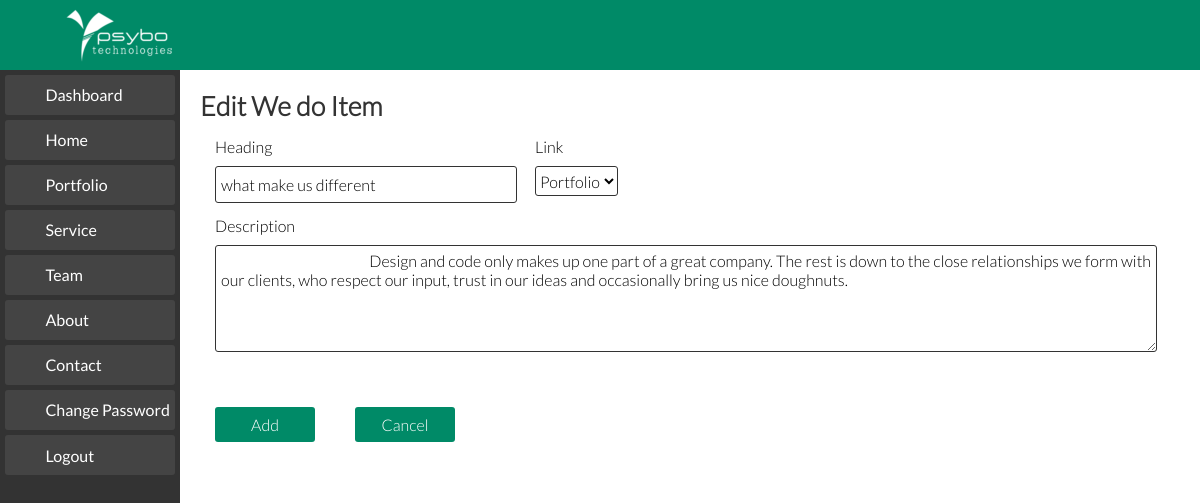
The app's page /editWedo.php?editid=82 (signed in) with its own data.
### tables this page shows
CREATE TABLE `subHeadings` (
  `id` int(11) NOT NULL AUTO_INCREMENT,
  `name` varchar(45) NOT NULL,
  `title` varchar(100) DEFAULT NULL,
  `description` varchar(500) DEFAULT NULL,
  `files_id` int(11) NOT NULL,
  `link` varchar(55) DEFAULT NULL,
  PRIMARY KEY (`id`),
  KEY `fk_service_files1_idx` (`files_id`),
  CONSTRAINT `fk_service_files1` FOREIGN KEY (`files_id`) REFERENCES `files` (`id`) ON DELETE NO ACTION ON UPDATE NO ACTION
);

### Database.php (called while the page is built, shortened)
<?php
class Database
{
	private $host='';
	private $user='';
	private $password='';
	private $database='';
	private $condb="";
	function __construct($host,$user,$password,$database)
	{
		$this->host=$host;
		$this->user=$user;
		$this->password=$password;
		$this->database=$database;
	}
	public function connect()
	{
		$this->condb = new mysqli($this->host,$this->user,$this->password,$this->database);
	}
	public function select($table,$fields,$where)
	{
		$fields=implode(',',$fields);
		$select="SELECT ";
		if ($fields==null)
		{
			$select.="* FROM ".$table;
		}
		else
		{
			$select.=$fields." FROM ".$table;
		}
		if($where != null)
		{
			$select.=" WHERE ".$where[0]." = ";
			if (is_string($where[1]))
				$select.="'".$where[1]."'";
			else
				$select.=$where[1];
		}
		$query=mysqli_query($this->condb,$select);
		$recset = array();
		while ($rec=mysqli_fetch_array($query))
			array_push($recset, $rec);
		return $recset;
	}
}
?>

### editWedo.php (the view, shortened to what this page needs)
<?php
	include_once 'Database.php';
	$objdb = new Database('localhost', 'root', 'asd', 'psybo-db');
	$wedoId = $_GET['editid'];
	$resultwedo = $objdb->select('subHeadings', array(), array('id', $wedoId) );
?>
<!DOCTYPE html>
<html lang="en">
<head>
	<link rel="stylesheet" href="css/normalize.css">
	<link rel="stylesheet" href="css/admin-style.css">
</head>
<body>
	<?php include 'dash.php'; ?>
	<section class="add-service">
		<form action="" method="POST" id="secondForm">
			<div class="first-content">
				<h3>Edit We do Item</h3>
				<div class="group">
					<label for="mainHead">Heading</label><br>
					<input id="mainHead" type="text" name="homeWedo" required value=<?php foreach ($resultwedo[0] as $key => $value) {
																							if ($key == 'title'  and is_string($key)) {
																								echo "\"".$value."\"";
																							}
																						}
																					?>>
				</div>
				<div class="group">
					<label for="wedoLink">Link</label><br>
					<select class="selection" id="wedoLink" name="wedoLink" >
						<option value="portfolio.php">Portfolio</option>
					</select>
				</div>
				<div class="group width-80">
					<label for="mainDescription">Description</label><br>
					<textarea name="homeWedoDescription" id="mainDescription" cols="30" rows="5" requierd>
						<?php foreach ($resultwedo[0] as $key => $value) {
								if ($key == 'description'  and is_string($key)) {
									echo $value;
								}
							}
						?>
					</textarea>
				</div>
			</div>
			<div class="group pad-left">
				<button id="btnAdd" name="btnAdd">Add</button>
			</div>
		</form>
		<div class="group">
			<form action="tabHome.php">
				<button id="btnCancel" name="btnCancel">Cancel</button>
			</form>
		</div>
	</section>
</body>
</html>

### css/admin-style.css (style rules this page uses)
body { padding-top: 70px; font-family: Lato-light; font-size: 16px; }
h3 { font-family: Lato-light; font-size: 20pt; margin: 10px 0; padding: 0; color: #333; }
section { padding-left: 15%; width: 85%; float: left; }
.add-service { width: 80%; padding-top: 10px; float: left; margin-bottom: 100px; }
.add-service label { float: left; }
.first-content { width: 100%; float: left; padding-left: 20px; margin-bottom: 15px; }
.group { float: left; width: 33.33%; box-sizing: border-box; padding: 5px 15px; }
.width-80 { width: 100%; }
.group input { width: 100%; height: 25px; padding: 5px; border: 1px solid #333; margin: 10px 0 0; float: left; background-color: #fff; border-radius: 3px; transition: border 0.4s ease ; }
.group textarea { width: 100%; padding: 5px; border: 1px solid #333; margin: 10px 0; float: left; background-color: #fff; border-radius: 3px; transition: border 0.4s ease ; }
.pad-left { padding: 5px 0px 0 20px; width: unset; }
.add-service button, .change-pwrd button { width: 100px; height: 35px; padding: 5px; color: #fff; border: 0; margin: 20px 10px 0 15px; background-color: #008a67; border-radius: 3px; -webkit-transition: background-color 0.3s ease; -moz-transition: background-color 0.3s ease; -ms-transition: background-color 0.3s ease; -o-transition: background-color 0.3s ease; transition: background-color 0.3s ease; }
.selection { float: left; height: 30px; margin: 10px 0px; border: 1px solid #333; border-radius: 3px; background-color: #fff; border-radius: ; }

### records on screen
subheadings: homeWedo "what make us different", homeWedoDescription "Design and code only makes up one part of a great company. The rest is down to the close relationships we form with our clients, who respect our input, trust in our ideas and occasionally bring us nice doughnuts."
